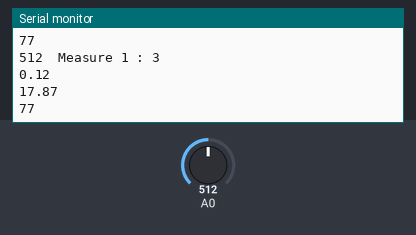
Bench run of a sketch on a simulated Arduino Uno, built with avr-gcc and run on an emulated ATmega328P. On the bench: the last lines printed to the serial monitor. The inputs (shaded band) are chosen by the test bench; at power-on: A0 = 512.

Above: at 5.8 s.
5.9 s: A0 set to 716
At 11.4 s:
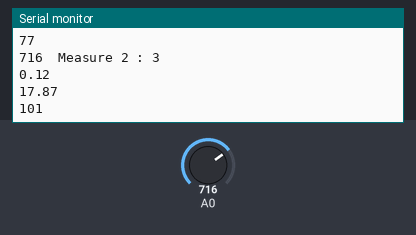
11.9 s: A0 set to 900
At 16.5 s:
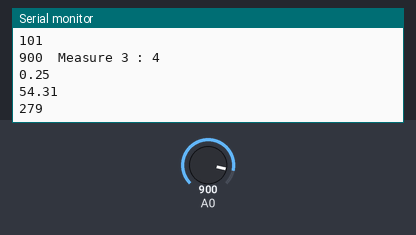
Timing chart, 0 to 18.0 s (numbered marks = the images above; inputs shaded):
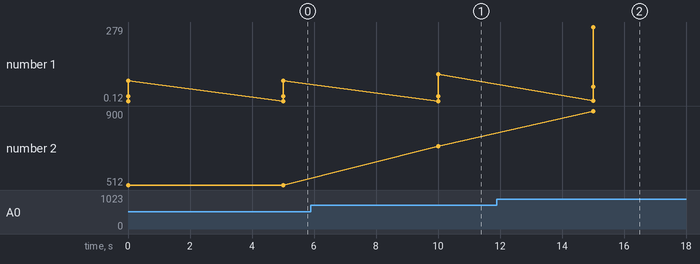

The sketch:

thermistorTest2.ino
```cpp
#include <math.h>

double tableAandB[7][3] =
{
    {22,1.5008,-78.368},
    {352,0.1526,-37.131},
    {463,0.1632,-50.514},
    {771,0.1164,17.872},
    {925,0.2507,54.314},
    {1012,1.0971,82.831},
    {1023,21.267,163}
    };

double Thermistor(int RawADC, double a, double b) {
   double Temp;
   Temp = a*RawADC + b;
   Serial.println(a);
   Serial.println(b);
   return Temp;
}

void setup() {
    // put your setup code here, to run once:
    Serial.begin(115200);
    pinMode(A0, INPUT);

}

int compte = 0;
int i = 0;
bool valueFind = true;
int vOut = 0;

void loop() {
  i = -1;
  valueFind = true;
  vOut = analogRead(A0);
  Serial.print(int(vOut));
  Serial.print("  Measure ");
  Serial.print(int(compte));
  Serial.print(" : ");
  while((i<=6) && (valueFind))
  {
    i++;
    if(vOut <= tableAandB[i][0])
    {
      valueFind = false;
      Serial.println(i);
    }
  }
  Serial.println(int (Thermistor(vOut,tableAandB[i][1], tableAandB[i][2])));  // display Celsius
  compte++;
  delay(5000);

}
```

Measured:
- after the input at 5.9 s, the serial monitor: prints a new line after 4.1 s (image 1)
- after the input at 11.9 s, the serial monitor: prints a new line after 3.1 s (image 2)
- plotted number 1: 77 → 101 after the input at 5.9 s, 101 → 279 after the input at 11.9 s
- plotted number 2: 512 → 716 after the input at 5.9 s, 716 → 900 after the input at 11.9 s
